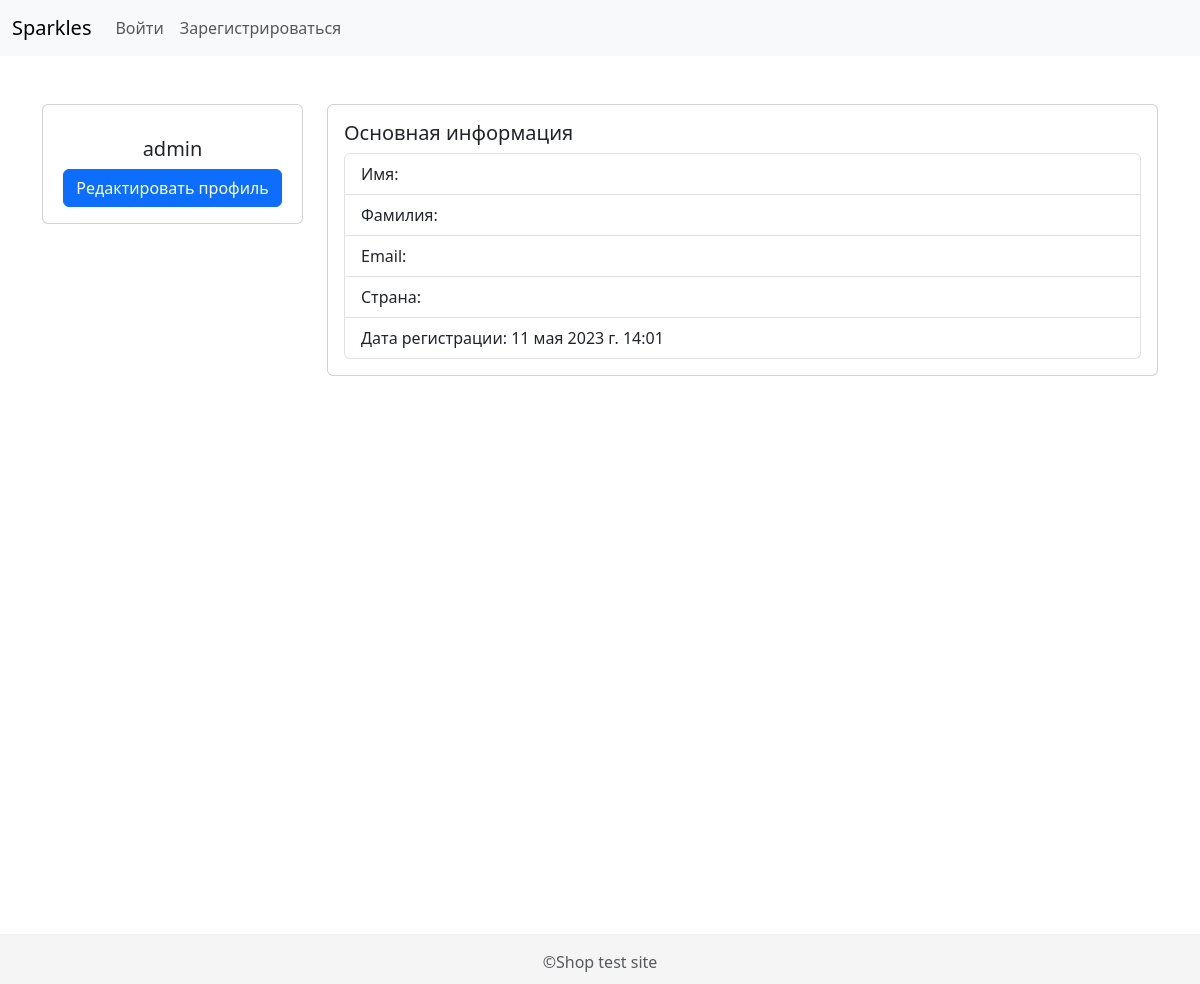
Before: /users/profile/admin/ with the older database file.
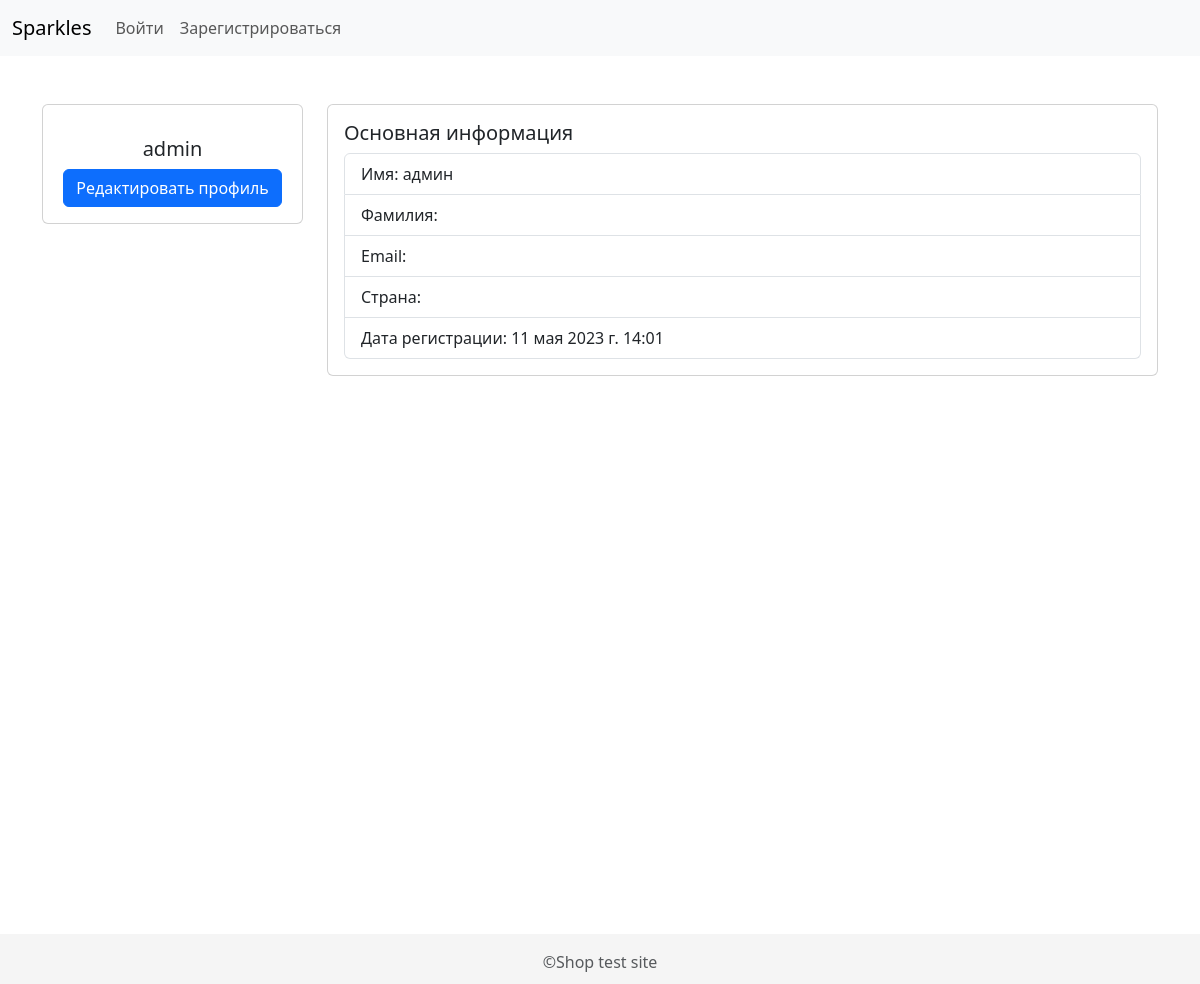
After: the same page with the newer database file.
### users/models.py (models this page shows, shortened)
class User(AbstractUser):
    country = models.CharField(blank=True, max_length=100, verbose_name='Страна',  choices=COUNTRY_CHOICES)
    class Meta:
        verbose_name = 'Пользователь'
        verbose_name_plural = 'Пользователи'

### users/views.py (the view)
# urls.py: path('profile/<slug:username>/', ProfileView.as_view(), name='profile'),
class ProfileView(DetailView):
    model = User
    template_name = 'users/profile.html'
    context_object_name = 'user'
    slug_field = 'username'
    slug_url_kwarg = 'username'

### users/templates/users/profile.html (shortened to what this page needs)
{% extends 'base.html' %}
{% block content %}
    <div class="row">
      <div class="col-md-3">
        <div class="card mb-3">
          <div class="card-body text-center">
            <h5 class="card-title mt-3">{{ user.username }}</h5>
            <div class="mt-2">
              <a href="{% url 'users:update' user.username %}" class="btn btn-primary btn-block">Редактировать профиль</a>
            </div>
          </div>
        </div>
      </div>
      <div class="col-md-9">
        <div class="card mb-3">
          <div class="card-body">
            <h5 class="card-title">Основная информация</h5>
            <ul class="list-group">
              <li class="list-group-item">Имя: {{ user.first_name }}</li>
              <li class="list-group-item">Фамилия: {{ user.last_name }}</li>
              <li class="list-group-item">Email: {{ user.email }}</li>
              <li class="list-group-item">Страна: {{ user.country }}</li>
              <li class="list-group-item">Дата регистрации: {{ user.date_joined }}</li>
            </ul>
          </div>
        </div>
      </div>
    </div>
{% endblock %}

### users/templates/base.html (shortened to what this page needs)
{% load nav_tag %}
{% load static %}
<!DOCTYPE html>
<html lang="en">
<head>
    <link href="https://cdn.jsdelivr.net/npm/bootstrap@5.3.0-alpha1/dist/css/bootstrap.min.css" rel="stylesheet">
    <link rel="stylesheet" href="https://cdnjs.cloudflare.com/ajax/libs/font-awesome/6.4.0/css/all.min.css">
    <link href="{% static 'users/css/style.css' %}" rel="stylesheet">
</head>
<body>
{% navigation %}
<main>
    <div class="container mt-5">
        {% block content %}
        {% endblock %}
    </div>
</main>
<footer class="footer mt-auto py-3">
  <div class="container text-center">
    <span class="text-muted">&copy;Shop test site</span>
  </div>
</footer>
</body>
</html>

### users/templates/nav.html
<nav class="navbar navbar-expand-lg bg-body-tertiary">
  <div class="container-fluid">
    <a class="navbar-brand" href="#">
        Sparkles
    </a>
    <div class="collapse navbar-collapse" id="navbarSupportedContent">
      <ul class="navbar-nav me-auto mb-2 mb-lg-0">
        {% for link in nav_links %}
        <li class="nav-item">
          <a class="nav-link {% if link.is_active %}active {% endif %}" href="{% if link.url == 'users:profile' %} {% url link.url request.user.username %} {% else %} {% url link.url %} {% endif %}">
              {{ link.label }}
          </a>
        </li>
        {% endfor %}
      </ul>
    </div>
  </div>
</nav>

### users/static/users/css/style.css (style rules this page uses)
html, body { height: 100%; }
main { min-height: 100%; margin-bottom: 30px; }
footer { height: 50px; background-color: #f5f5f5; padding-top: 15px; }

Changed rows visible on the page:
changed User "admin": first_name (not shown) → "админ"
